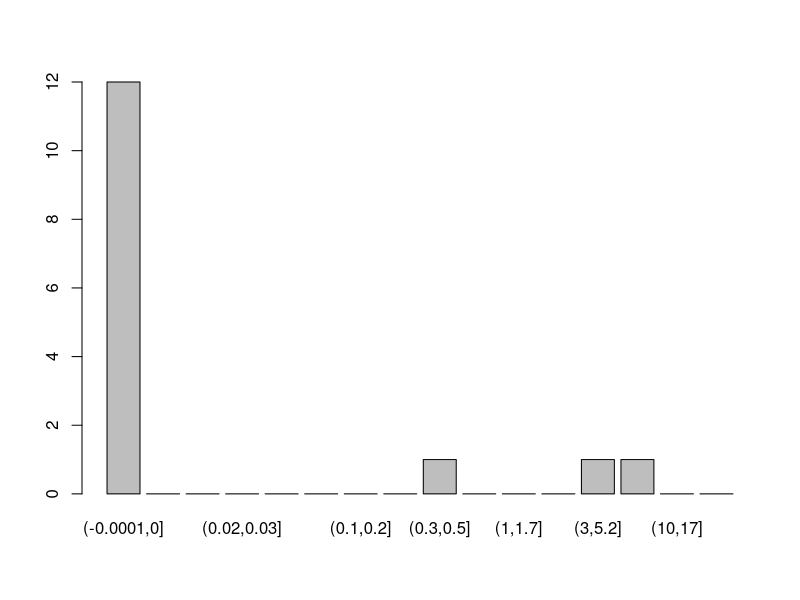

Source code (R):
rm(list=ls())
if(!require('irlba')){
	library('irlba')
	require(irlba)
}
data = read.table('Train.dat')
colnames(data)= list('lat', 'lon', 'ch1', 'ch2',
		'ch3', 'ch4',
		'ch5', 'ch6',
		'ch7', 'ch8',
		'ch9', 'rain', 'type')
loc = data[, c(1:2)]
X = data[, c(3:11)]
y = data[, c(12)]
surf = data[, c(13)]
# ==== perform SVD for each SurfType ===

alltypes = unique(surf)
result = data.frame()

for (type in alltypes){
    Xsub = X[surf ==type, ]
    Xsub = scale(Xsub)
    locsub = loc[surf == type, ]
    ysub = y[surf==type]
    Ssub=irlba(as.matrix(Xsub), nu = 3, nv = 3)
    result=rbind(result, cbind(locsub, Ssub$u, ysub, surf[surf==type]))
}
colnames(result) = c('lat', 'lon', 'pc1', 'pc2', 'pc3', 'rain', 'type')
#
result[, 3:5] = round(result[, 3:5], 2)
rainBins = c(-0.0001, 0, 0.01, 0.02, 0.03, 
	 0.05, 0.1, 0.2, 0.3, 0.5, 1.0, 1.7, 
	 3.0, 5.2, 10.0, 17.0, 30)
result$range = cut(result$rain, rainBins)

#
#par(mfrow = c(1, 3))
#plot(result[, 3], pch=19, col = result$type, ylab=names(result)[3])
#legend('topleft', legend = unique(result$type), col=unique(result$type), pch=1)
#plot(result[, 4], pch=19, col = result$type, ylab=names(result)[4])
#plot(result[, 5], pch=19, col = result$type, ylab=names(result)[5])
#
subData = subset(result, (type == 3)&(pc1==0.04))
predict = mean(subData$rain)
barplot(table(subData$range))
